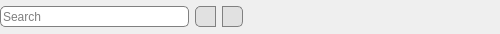
<?xml version="1.0" encoding="UTF-8"?>
<ui version="4.0">
 <class>interactive_find_basedialog</class>
 <widget class="QDialog" name="interactive_find_basedialog">
  <property name="windowModality">
   <enum>Qt::NonModal</enum>
  </property>
  <property name="enabled">
   <bool>true</bool>
  </property>
  <property name="geometry">
   <rect>
    <x>0</x>
    <y>0</y>
    <width>500</width>
    <height>34</height>
   </rect>
  </property>
  <property name="sizePolicy">
   <sizepolicy hsizetype="Preferred" vsizetype="Fixed">
    <horstretch>0</horstretch>
    <verstretch>0</verstretch>
   </sizepolicy>
  </property>
  <property name="minimumSize">
   <size>
    <width>55</width>
    <height>13</height>
   </size>
  </property>
  <property name="windowTitle">
   <string>Search box</string>
  </property>
  <property name="windowIcon">
   <iconset resource="gex.qrc">
    <normaloff>:/gex/icons/gex_application_48x48.png</normaloff>:/gex/icons/gex_application_48x48.png</iconset>
  </property>
  <property name="sizeGripEnabled">
   <bool>false</bool>
  </property>
  <property name="modal">
   <bool>false</bool>
  </property>
  <layout class="QHBoxLayout" name="horizontalLayout_2" stretch="3,1,4">
   <property name="leftMargin">
    <number>0</number>
   </property>
   <property name="topMargin">
    <number>0</number>
   </property>
   <property name="rightMargin">
    <number>0</number>
   </property>
   <property name="bottomMargin">
    <number>0</number>
   </property>
   <item>
    <widget class="QLineEdit" name="lineEdit">
     <property name="minimumSize">
      <size>
       <width>0</width>
       <height>21</height>
      </size>
     </property>
     <property name="autoFillBackground">
      <bool>false</bool>
     </property>
     <property name="styleSheet">
      <string notr="true">/*padding-left: 20px;
background: url(:/gex/icons/drill3d_zoom.png);
background-position: left;
background-repeat: no-repeat;*/
border: 1px solid gray;
border-radius: 5px;</string>
     </property>
     <property name="placeholderText">
      <string>Search</string>
     </property>
     <property name="clearButtonEnabled">
      <bool>true</bool>
     </property>
    </widget>
   </item>
   <item>
    <layout class="QHBoxLayout" name="horizontalLayout">
     <property name="spacing">
      <number>-1</number>
     </property>
     <property name="sizeConstraint">
      <enum>QLayout::SetMinimumSize</enum>
     </property>
     <property name="bottomMargin">
      <number>0</number>
     </property>
     <item>
      <widget class="QPushButton" name="pushButtonPrevious">
       <property name="sizePolicy">
        <sizepolicy hsizetype="Fixed" vsizetype="Fixed">
         <horstretch>0</horstretch>
         <verstretch>0</verstretch>
        </sizepolicy>
       </property>
       <property name="minimumSize">
        <size>
         <width>21</width>
         <height>21</height>
        </size>
       </property>
       <property name="maximumSize">
        <size>
         <width>21</width>
         <height>21</height>
        </size>
       </property>
       <property name="styleSheet">
        <string notr="true">/*border-left: 1px solid gray;
border-top: 1px solid gray;
border-bottom: 1px solid gray;*/
border: 1px solid gray;
border-top-left-radius: 5px;
border-bottom-left-radius: 5px;
background-color:rgba(225, 225, 225, 255);</string>
       </property>
       <property name="text">
        <string/>
       </property>
       <property name="icon">
        <iconset resource="gex.qrc">
         <normaloff>:/gex/icons/LeftTriangle.png</normaloff>:/gex/icons/LeftTriangle.png</iconset>
       </property>
       <property name="flat">
        <bool>false</bool>
       </property>
      </widget>
     </item>
     <item>
      <widget class="QPushButton" name="pushButtonNext">
       <property name="enabled">
        <bool>true</bool>
       </property>
       <property name="minimumSize">
        <size>
         <width>21</width>
         <height>21</height>
        </size>
       </property>
       <property name="maximumSize">
        <size>
         <width>21</width>
         <height>21</height>
        </size>
       </property>
       <property name="styleSheet">
        <string notr="true">border: 1px solid gray;
border-top-right-radius: 5px;
border-bottom-right-radius: 5px;
background-color:rgba(225, 225, 225, 255);</string>
       </property>
       <property name="text">
        <string/>
       </property>
       <property name="icon">
        <iconset resource="gex.qrc">
         <normaloff>:/gex/icons/RightTriangle.png</normaloff>:/gex/icons/RightTriangle.png</iconset>
       </property>
       <property name="flat">
        <bool>false</bool>
       </property>
      </widget>
     </item>
    </layout>
   </item>
   <item>
    <widget class="QLabel" name="labelOccurence">
     <property name="minimumSize">
      <size>
       <width>50</width>
       <height>0</height>
      </size>
     </property>
     <property name="text">
      <string/>
     </property>
    </widget>
   </item>
  </layout>
 </widget>
 <resources>
  <include location="gex.qrc"/>
 </resources>
 <connections/>
</ui>
